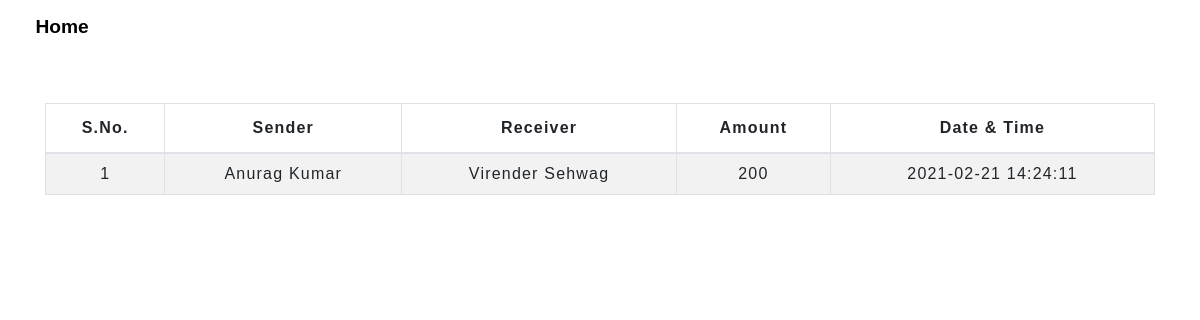
The page /transactionhistory.php on the database its author committed.
### tables this page shows
CREATE TABLE `transfers` (
  `sno` int(3) NOT NULL,
  `sender` text NOT NULL,
  `receiver` text NOT NULL,
  `amount` int(8) NOT NULL,
  `datetime` datetime NOT NULL DEFAULT current_timestamp()
);

### transactionhistory.php (the view, shortened to what this page needs)
<!DOCTYPE html>
<html lang="en">
<head>
    <link rel="stylesheet" href="https://stackpath.bootstrapcdn.com/bootstrap/4.5.2/css/bootstrap.min.css">
    <link rel="stylesheet" type="text/css" href="css/table.css">
    <link rel="stylesheet" type="text/css" href="css/navbar.css">
</head>
<body>
<?php
  include 'nav.php';
?>
	<div class="container">
       <div class="table-responsive-sm">
    <table class="table table-hover table-striped table-condensed table-bordered">
        <br>
            <br>
        <thead>
            <tr>
                <th class="text-center">S.No.</th>
                <th class="text-center">Sender</th>
                <th class="text-center">Receiver</th>
                <th class="text-center">Amount</th>
                <th class="text-center">Date & Time</th>
            </tr>
        </thead>
        <tbody>
        <?php
            include 'config.php';
            $sql ="SELECT * from transfers";
            $query =mysqli_query($conn, $sql);
            while($rows = mysqli_fetch_assoc($query))
            {
        ?>
            <tr>
            <td class="py-2"><?php echo $rows['sno']; ?></td>
            <td class="py-2"><?php echo $rows['sender']; ?></td>
            <td class="py-2"><?php echo $rows['receiver']; ?></td>
            <td class="py-2"><?php echo $rows['amount']; ?> </td>
            <td class="py-2"><?php echo $rows['datetime']; ?> </td>
        <?php
            }
        ?>
        </tbody>
    </table>
    </div>
</div>
</body>
</html>

### css/table.css (style rules this page uses)
* { padding: 0; margin: 0; box-sizing: border-box; font-family: sans-serif; }
table { letter-spacing: 1.2px; }
td { text-align: center; }

### rows shown on the page
transfers: sno "1", sender "Anurag Kumar", receiver "Virender Sehwag", amount "200", datetime "2021-02-21 14:24:11"
